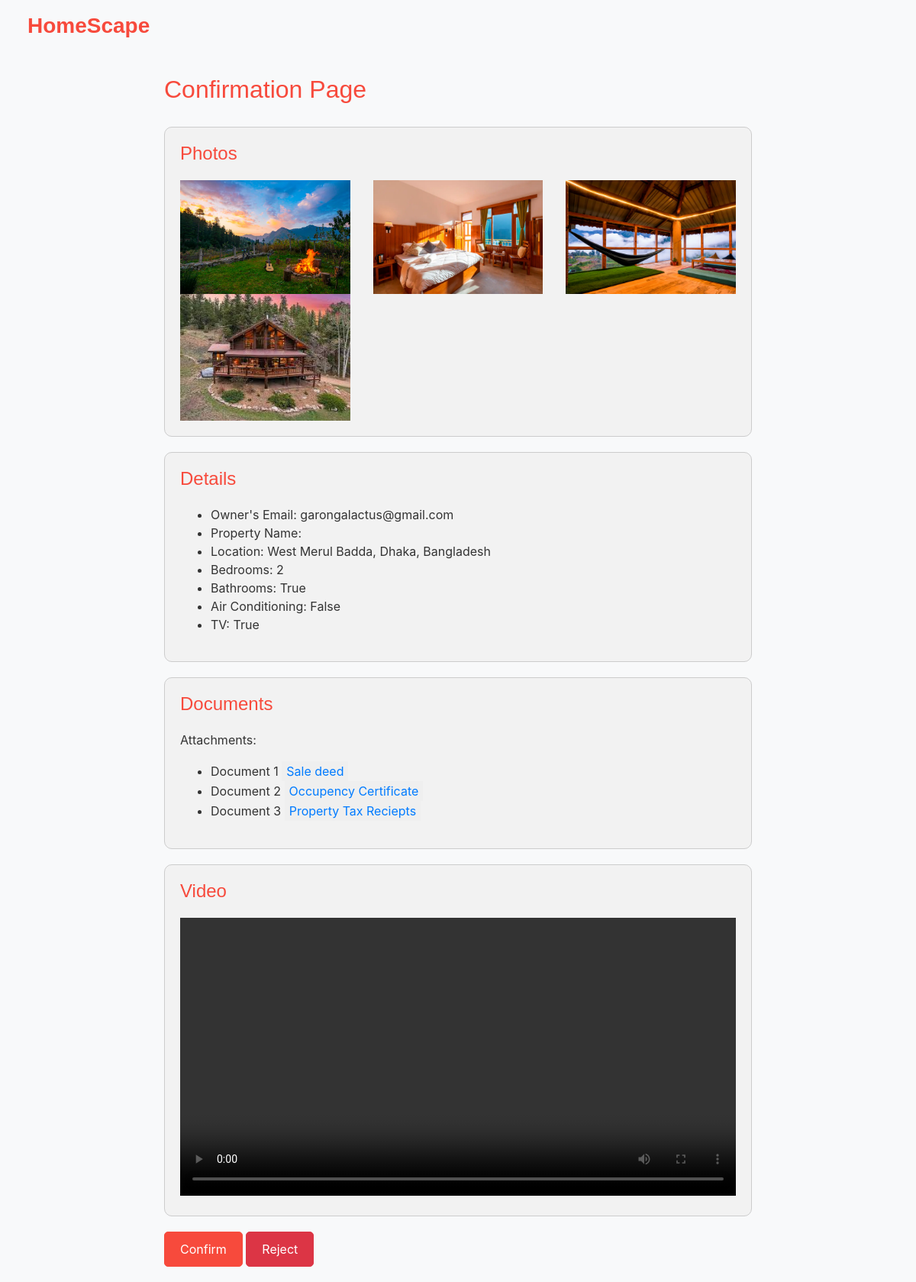
The app's page /awaiting_enlistings_det/garongalactus@gmailproperty1/ with its own data.
### home/models.py (models this page shows)
class PropertyDetails(models.Model):
    ownwer_email = models.CharField(max_length=50)
    p_id = models.CharField(max_length=50, primary_key = True)
    property_name = models.CharField(max_length=50)
    country = models.CharField(max_length=50)
    city = models.CharField(max_length=50)
    det_loc = models.CharField(max_length=50)
    property_name = models.CharField(max_length=50)
    guest_num = models.IntegerField(default = 0)
    price = models.IntegerField()
    types = models.CharField(max_length=50)
    view = models.CharField(max_length=50)
    bed = models.CharField(max_length=50)
    common_space = models.CharField(max_length=50)
    tv = models.BooleanField()
    smoking = models.BooleanField()
    air_condition = models.BooleanField()
    bathroom = models.BooleanField()
    water_heater = models.BooleanField()
    parking = models.BooleanField()
    wifi = models.BooleanField()
    breakfast = models.BooleanField()
    verified = models.BooleanField(default = False)
    p_image1 = models.ImageField(null= True, upload_to='images/')
    p_image2 = models.ImageField(null= True, upload_to='images/')
    p_image3 = models.ImageField(null= True, upload_to='images/')
    p_image4 = models.ImageField(null= True, upload_to='images/')
    document = models.BooleanField(default = False)
    doc1 = models.FileField(upload_to='documents/')
    doc2 = models.FileField(upload_to='documents/')
    doc3 = models.FileField(upload_to='documents/')
    video = models.FileField(upload_to='videos/')
    voucher = models.IntegerField(default = 0)
    income = models.IntegerField(default = 0)

### home/views.py (the view, shortened to what this page needs)
# urls.py: path('awaiting_enlistings_det/<str:property_id>/', views.awaiting_enlistings_det, name = 'awaiting_enlistings_det'),
def awaiting_enlistings_det(request,property_id):
    property = get_object_or_404(PropertyDetails, p_id=property_id)
    return render(request, 'awaiting_enlistings_det.html', {'property' : property})

### templates/awaiting_enlistings_det.html (shortened to what this page needs)
<!DOCTYPE html>
<html lang="en">
<head>
  <link href="https://maxcdn.bootstrapcdn.com/bootstrap/4.5.2/css/bootstrap.min.css" rel="stylesheet">
</head>
<body>
  <nav class="navbar navbar-expand-lg bg-body-tertiary">
    <div class="container-fluid">
      <a class="navbar-brand" href="#">HomeScape</a>
    </div>
  </nav>
  <div class="container">
    <h2 class="page-title">Confirmation Page</h2>
    <div class="section-content">
      <h3 class="section-title">Photos</h3>
      <div class="row">
        <div class="col-md-4">
          <img src="{{property.p_image1.url}}" alt="Photo 1" class="img-fluid">
        </div>
        <div class="col-md-4">
          <img src="{{property.p_image2.url}}" alt="Photo 2" class="img-fluid">
        </div>
        <div class="col-md-4">
          <img src="{{property.p_image3.url}}" alt="Photo 3" class="img-fluid">
        </div>
        <div class="col-md-4">
          <img src="{{property.p_image4.url}}" alt="Photo 4" class="img-fluid">
        </div>
      </div>
    </div>
    <div class="section-content">
      <h3 class="section-title">Details</h3>
      <ul>
        <li>Owner's Email: {{property.ownwer_email}}</li>
        <li>Property Name: {{property.ownwer_name}}</li>
        <li>Location: {{property.det_loc}}</li>
        <li>Bedrooms: {{property.bed}} </li>
        <li>Bathrooms:  {{property.bathroom}}</li>
        <li>Air Conditioning: {{property.air_condition}}</li>
        <li>TV: {{property.tv}}</li>
      </ul>
    </div>
<div class="section-content">
  <h3 class="section-title">Documents</h3>
  <p>Attachments:</p>
  <ul>
    <li>Document 1
      <button class="document-link">
        <a href="{{property.doc1.url}}" target="_blank">Sale deed</a>
      </button>
    </li>
    <li>Document 2
      <button class="document-link">
        <a href="{{property.doc2.url}}" target="_blank">Occupency Certificate</a>
      </button>
    </li>
    <li>Document 3
      <button class="document-link">
        <a href="{{property.doc3.url}}" target="_blank">Property Tax Reciepts</a>
      </button>
    </li>
  </ul>
</div>
  <div class="section-content">
    <h3 class="section-title">Video</h3>
    <video width="100%" controls>
      <source src="{{property.video.url}}" type="video/mp4">
    </video>
  </div>
    <div class="options-container">
      <form id="confirmationForm" method="post" action="/awaiting_enlistings_det/{{ property.p_id }}/">
        <button type="button" class="btn btn-primary confirm-btn" onclick="setConfirmationValue(1)">Confirm</button>
        <button type="button" class="btn btn-danger reject-btn" onclick="setConfirmationValue(0)">Reject</button>
      </form>
    </div>
</body>
</html>

### templates/awaiting_enlistings_det.html (style rules this page uses)
body { background-color: #f8f9fa; color: #333; padding-left: 5px; padding-right: 5px; }
.container { max-width: 800px; margin-top: 30px; }
.navbar-brand { font-size: 28px; font-weight: bold; color: rgb(247, 74, 60); font-family: Tahoma, sans-serif; }
.page-title { color: rgb(247, 74, 60); margin-bottom: 30px; font-size: 2rem; font-family: Tahoma, sans-serif; }
.section-title { color: rgb(247, 74, 60); margin-bottom: 20px; font-size: 1.5rem; font-family: Tahoma, sans-serif; }
.section-content { background-color: #f2f2f2; padding: 20px; border-radius: 10px; border: 1px solid #ccc; margin-bottom: 20px; }
.options-container { display: flex; justify-content: space-between; align-items: center; }
.confirm-btn, .reject-btn { padding: 10px 20px; border-radius: 5px; transition: background-color 0.3s, border-color 0.3s; }
.confirm-btn { background-color: rgb(247, 74, 60); border-color: rgb(247, 74, 60); color: #fff; }
.reject-btn { background-color: #dc3545; border-color: #dc3545; color: #fff; }
.document-link { border: none; }
.options-container { display: flex; justify-content: space-between; align-items: center; margin-bottom: 20px; }

### records on screen
PropertyDetails: p_image1 (picture), p_image2 (picture), p_image3 (picture), p_image4 (picture), ownwer_email "garongalactus@gmail.com", det_loc "West Merul Badda, Dhaka, Bangladesh", bed "2", bathroom "True", air_condition "False", tv "True"
